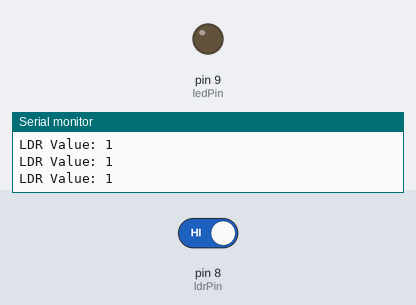
The sketch below on a simulated Arduino Uno, built with avr-gcc and run on an emulated ATmega328P. On the bench: output pins drawn as LEDs (lit = HIGH), the last lines printed to the serial monitor. The test bench sets the inputs (shaded band); at power-on: pin 8 (ldrPin) HIGH.

Above: at 1.2 s.
1.3 s: pin 8 (ldrPin) driven LOW
At 2.5 s:
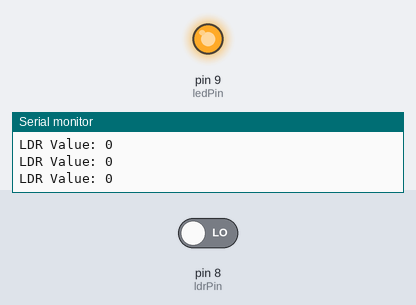
2.8 s: pin 8 (ldrPin) driven HIGH
At 3.8 s:
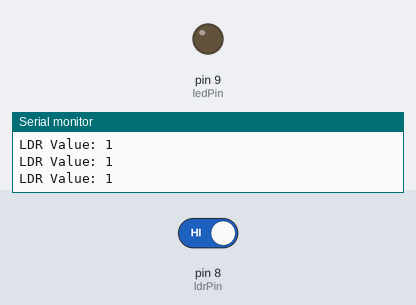
Timing chart, 0 to 5.8 s (numbered marks = the images above; inputs shaded):
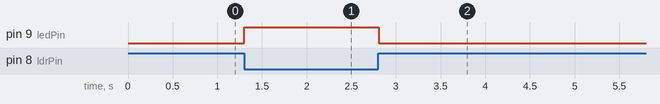

The sketch:

ldr_with_arduino.ino
```cpp
int ldrPin = 8;  // LDR sensor pin (digital)
int ledPin = 9;   // LED pin
int ldrValue = 0; // Variable to store LDR sensor value

void setup() {
  pinMode(ldrPin, INPUT);  // Set LDR pin as input
  pinMode(ledPin, OUTPUT); // Set LED pin as output
  Serial.begin(9600);      // Initialize serial communication
}

void loop() {
  ldrValue = digitalRead(ldrPin);  // Read digital LDR value (HIGH or LOW)

  // Print the LDR value to the Serial Monitor
  Serial.print("LDR Value: ");
  Serial.println(ldrValue);

  // If the LDR value is LOW (dark), turn ON the LED
  if (ldrValue == LOW) {
    digitalWrite(ledPin, HIGH); // Turn on the LED
  } else {
    digitalWrite(ledPin, LOW);  // Turn off the LED
  }

  delay(100);  // Small delay for stability
}
```

Measured:
- after the input at 1.3 s, pin 9 (ledPin): LOW → HIGH at once
- after the input at 2.8 s, pin 9 (ledPin): HIGH → LOW at once
